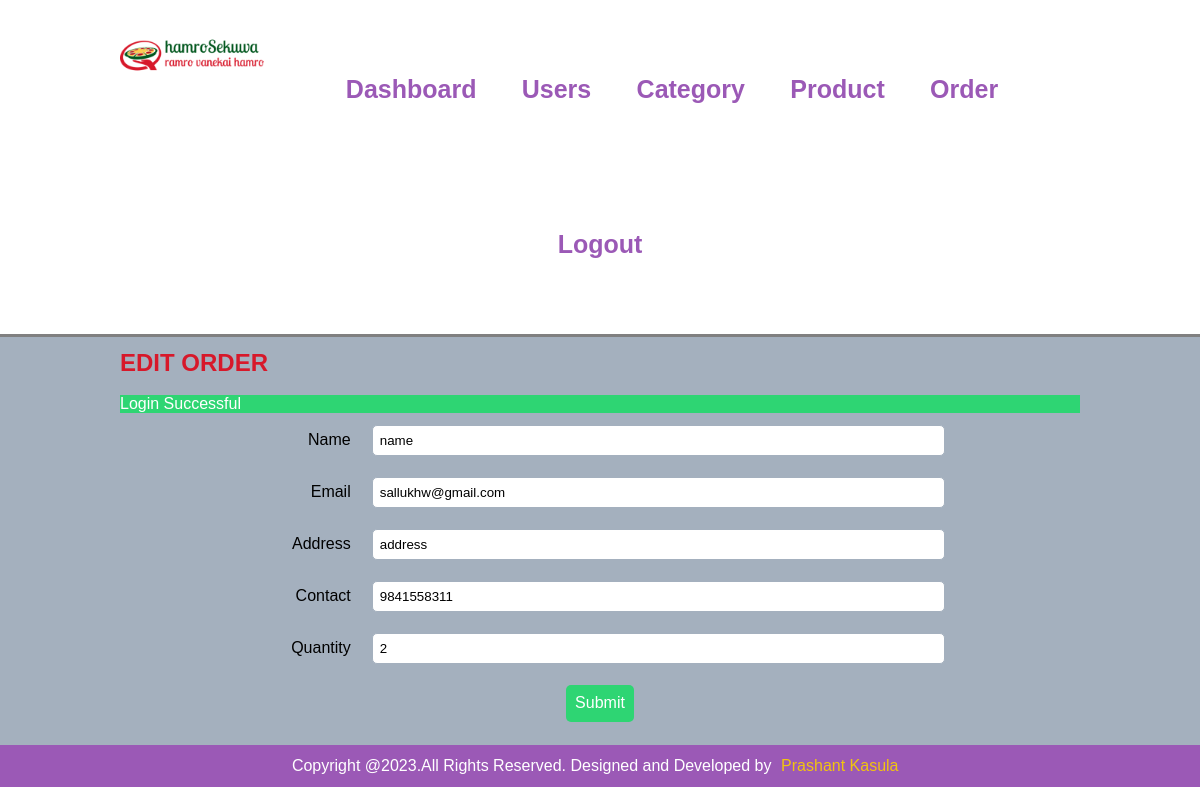
Before: /admin/edit-order.php?id=22 (signed in) with the older database file.
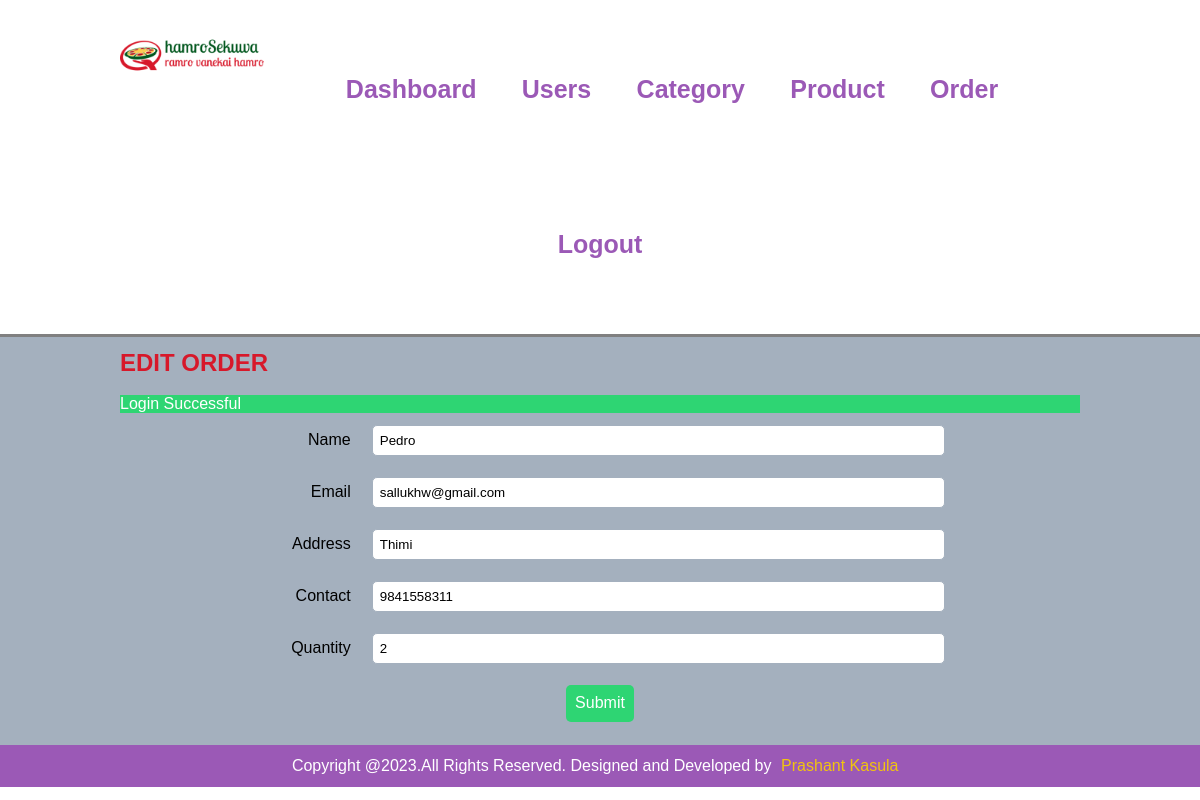
After: the same page with the newer database file.
### tables this page shows
CREATE TABLE `orders` (
  `id` int(10) UNSIGNED NOT NULL,
  `product_id` int(10) UNSIGNED NOT NULL,
  `price` decimal(10,2) NOT NULL,
  `quantity` int(11) NOT NULL,
  `total` decimal(10,2) NOT NULL,
  `customer_name` varchar(100) NOT NULL,
  `customer_address` varchar(150) NOT NULL,
  `customer_email` varchar(100) NOT NULL,
  `customer_contact` varchar(15) NOT NULL,
  `customer_feedback` text NOT NULL,
  `order_date` datetime NOT NULL DEFAULT current_timestamp(),
  `product` varchar(255) DEFAULT NULL
);

### admin/edit-order.php (the view, shortened to what this page needs)
<?php include('common/header.php') ?>
    <section class="content">
        <div class="wrapper">
             <h1 class="heading">EDIT ORDER</h1>
            <br>
            <?php
            $id = $_GET['id'];
            $sql = "SELECT * FROM orders where id='$id'";
            $exec = mysqli_query($conn,$sql);
            $count = mysqli_num_rows($exec);
            if($count == 1){
                while($rows=mysqli_fetch_assoc($exec)){
                    $quantity = $rows['quantity'];
                    $name = $rows['customer_name'];
                    $address = $rows['customer_address'];
                    $email = $rows['customer_email'];
                    $contact = $rows['customer_contact'];
                }
            }
            ?>
                <form method="post" action="" enctype="multipart/form-data">
                <table class="table">
                        <tr>
                            <td class="text-right">Name</td>
                            <td>
                                <input type="text" name="name" value="<?php echo $name; ?>" placeholder="Enter name" id="name" class="form-control">
                            </td>
                        </tr>
                        <tr>
                            <td class="text-right">Email</td>
                            <td>
                                <input type="text" name="email" value="<?php echo $email; ?>" placeholder="Enter email" id="email" class="form-control">
                            </td>
                        </tr>
                        <tr>
                            <td class="text-right">Address</td>
                            <td>
                                <input type="text" name="address" value="<?php echo $address; ?>" placeholder="Enter address" id="address" class="form-control">
                            </td>
                        </tr>
                        <tr>
                            <td class="text-right">Contact</td>
                            <td>
                                <input type="number" min=9000000000 max=9999999999 name="contact" value="<?php echo $contact; ?>" placeholder="Enter contact" id="contact" class="form-control">
                            </td>
                        </tr>
                        <tr>
                            <td class="text-right">Quantity</td>
                            <td>
                                <input type="number" name="quantity" value="<?php echo $quantity; ?>" placeholder="Enter quantity" id="quantity" class="form-control">
                            </td>
                        </tr>
                        <tr>
                            <td colspan="2" class="text-center">
                                <input type="submit" name="submit" id="submit" value="Submit" class="btn btn-primary">
                             </td>
                        </tr>
                    </table>
                </form>
        </div>
    </section>
<?php include('common/footer.php') ?>

Changed rows visible on the page:
changed orders "sallukhw@gmail.com": name "name" → "Pedro"; address "address" → "Thimi"
